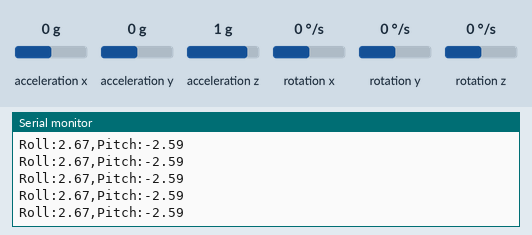
Recording of a sketch running on a simulated Arduino Uno, built with avr-gcc and run on an emulated ATmega328P. Parts: the last lines printed to the serial monitor. The inputs (shaded band) are chosen by the test bench; at power-on: acceleration x 0 g, acceleration y 0 g, acceleration z 1 g, rotation x 0 °/s, rotation y 0 °/s, rotation z 0 °/s.

Above: at 1.2 s.
1.3 s: acceleration x set to -1.4 g
At 2.2 s:
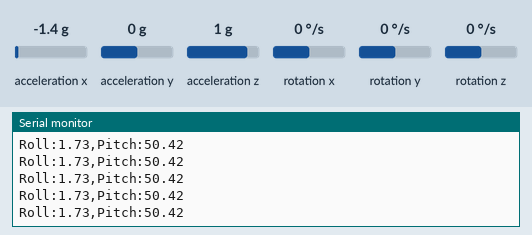
4.3 s: acceleration y set to -1.4 g
At 5.2 s:
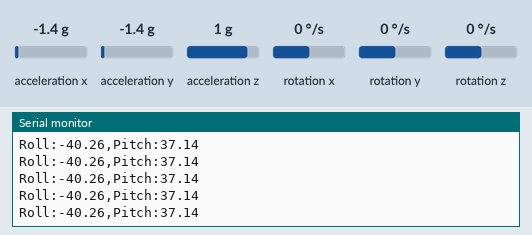
7.3 s: acceleration y set to 0 g
At 7.9 s:
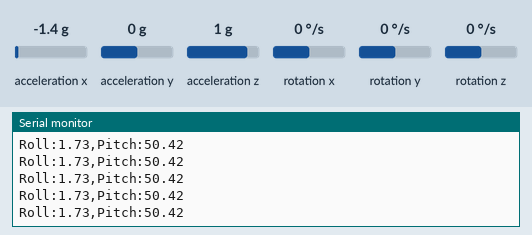
10.3 s: acceleration x set to 0 g
At 11.3 s:
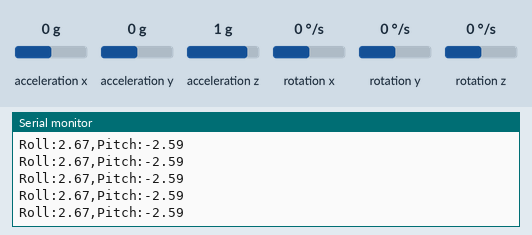
13.3 s: acceleration z set to 0 g
At 14.3 s:
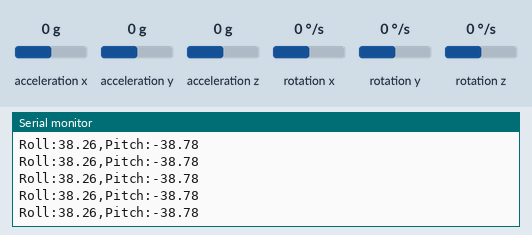
16.3 s: acceleration x set to 0.8 g
At 17.3 s:
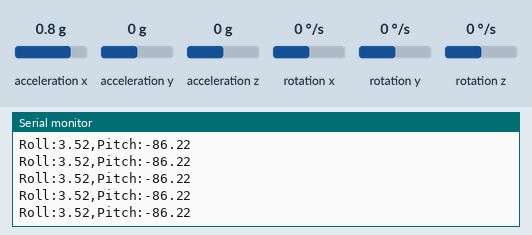
Timing chart, 0 to 19.3 s (numbered marks = the images above; inputs shaded):
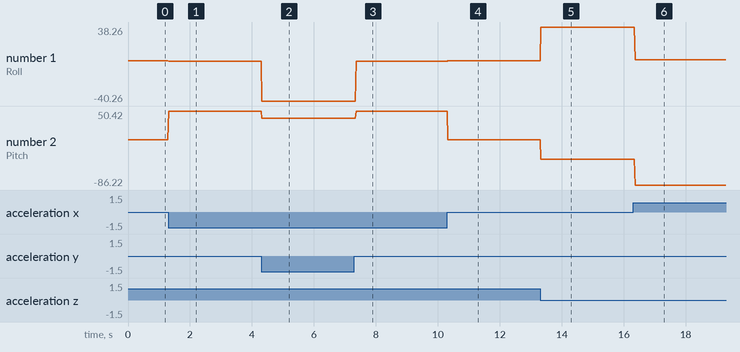

The sketch:

RollPitch.ino
```cpp
#include <Wire.h>
#include <MPU6050.h>

MPU6050 mpu;

// Guardar as variaveis recebidas aceleração e giro
int16_t ax, ay, az, gx, gy, gz;

// Valores coeficientes angulares da calibração do MPU6050
float alf_ax = 0.9235, alf_ay = 0.9578, alf_az = 1.0046; // coeficiente angular
float alf_roll = 1.0451, alf_pitch = 1.0074;

// Ofssets de calibração ax, ay, az e gz
float ax_offset = 0.0478, ay_offset = 0.0457, az_offset = 0.0389; // coeficiente linear
float roll_offset = 0.0478, pitch_offset = 0.0457;

// Angulos de rolagem, ancoragem e ginagem
float pitch = 0.0, roll = 0.0, yaw = 0.0;

// Variveis de tempo
unsigned long lastTime;
float dt;

void setup() {
  // Conexão serial e MPU6060
  Wire.begin();
  Serial.begin(9600);
  mpu.initialize();

  // Verifica status de conexão MPU6050
  if (!mpu.testConnection()) {
    Serial.println("Problema de comunicação com MPU6050");
    while (1);
  }

  // Guarda o ultimo tempo registrado
  lastTime = millis();
}

void loop() {
  // Valores recebidos do sensor MPU6050
  mpu.getMotion6(&ax, &ay, &az, &gx, &gy, &gz);

  // Converte valores pelo fundo de escala e calibrar
  float ax_g = (ax / 16384.0) * alf_ax + ax_offset;
  float ay_g = (ay / 16384.0) * alf_ay + ay_offset;
  float az_g = (az / 16384.0) * alf_az + az_offset;
  float gz_g = gz / 131;

  // Variação de tempo
  unsigned long now = millis();
  float dt = (now - lastTime) / 1000.0;
  lastTime = now;

  // Calcular ângulos a partir do acelerômetro (em graus)
  roll = atan2( ay_g, sqrt(ax_g * ax_g + az_g * az_g)) * 180 / PI;
  pitch = atan2( -ax_g, sqrt(ay_g * ay_g + az_g * az_g)) * 180 / PI;
  roll = alf_roll * roll + roll_offset;
  pitch = alf_pitch * pitch + pitch_offset;
  //yaw = yaw + alf_yaw * gz_g * dt;

/*
  // Receber valores de aceleração para
  // Exibir Ax, Ay e Az calibrados e Gz
  Serial.print("Ax: ");
  Serial.print(ax_g, 2);
  Serial.print(" | Ay: ");
  Serial.print(ay_g, 2);
  Serial.print(" | Az: ");
  Serial.println(az_g, 2);
  //Serial.print(" | gz: ");
  //Serial.println(gz_g, 2);

  // Exibir dados
  Serial.print("Roll:");
  Serial.print(roll);
  Serial.print(",");
  Serial.print("Pitch:");
  Serial.println(pitch);
*/

  // Exibir dados
  Serial.print("Roll:");
  Serial.print(roll);
  Serial.print(",");
  Serial.print("Pitch:");
  Serial.println(pitch);

  delay(20);
}
```

Measured:
- after the input at 1.3 s, the serial monitor: prints a new line at once (image 1)
- after the input at 4.3 s, the serial monitor: prints a new line at once (image 2)
- after the input at 7.3 s, the serial monitor: prints a new line after 0.06 s (image 3)
- after the input at 10.3 s, the serial monitor: prints a new line at once (image 4)
- after the input at 13.3 s, the serial monitor: prints a new line at once (image 5)
- after the input at 16.3 s, the serial monitor: prints a new line after 0.07 s (image 6)
- plotted number 1: 2.67 → 1.73 after the input at 1.3 s, 1.73 → -40.26 after the input at 4.3 s, -40.26 → 1.73 after the input at 7.3 s, 1.73 → 2.67 after the input at 10.3 s, 2.67 → 38.26 after the input at 13.3 s
- plotted number 2: -2.59 → 50.42 after the input at 1.3 s, 50.42 → 37.14 after the input at 4.3 s, 37.14 → 50.42 after the input at 7.3 s, 50.42 → -2.59 after the input at 10.3 s, -2.59 → -38.78 after the input at 13.3 s
